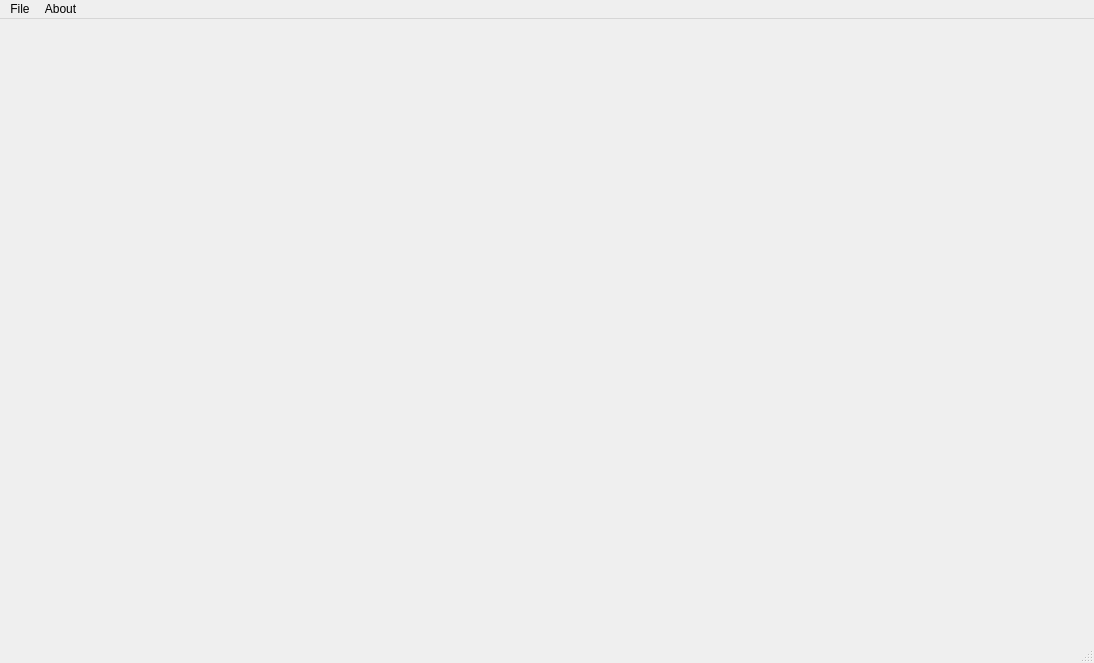
<?xml version="1.0" encoding="UTF-8"?>
<ui version="4.0">
 <class>MainWindow</class>
 <widget class="QMainWindow" name="MainWindow">
  <property name="geometry">
   <rect>
    <x>0</x>
    <y>0</y>
    <width>1094</width>
    <height>663</height>
   </rect>
  </property>
  <property name="windowTitle">
   <string>MainWindow</string>
  </property>
  <widget class="QWidget" name="centralwidget">
   <layout class="QVBoxLayout" name="verticalLayout">
    <item>
     <widget class="DrawingArea" name="drawing_area" native="true"/>
    </item>
   </layout>
  </widget>
  <widget class="QMenuBar" name="menubar">
   <property name="geometry">
    <rect>
     <x>0</x>
     <y>0</y>
     <width>1094</width>
     <height>25</height>
    </rect>
   </property>
   <widget class="QMenu" name="menuFile">
    <property name="title">
     <string>File</string>
    </property>
    <addaction name="actionSave"/>
    <addaction name="actionLoad"/>
    <addaction name="actionExit"/>
   </widget>
   <widget class="QMenu" name="menuAbout">
    <property name="title">
     <string>About</string>
    </property>
    <addaction name="actionAbout"/>
   </widget>
   <addaction name="menuFile"/>
   <addaction name="menuAbout"/>
  </widget>
  <widget class="QStatusBar" name="statusbar"/>
  <action name="actionSave">
   <property name="text">
    <string>Save</string>
   </property>
  </action>
  <action name="actionLoad">
   <property name="text">
    <string>Load</string>
   </property>
  </action>
  <action name="actionExit">
   <property name="text">
    <string>Exit</string>
   </property>
  </action>
  <action name="actionAbout">
   <property name="text">
    <string>About</string>
   </property>
  </action>
 </widget>
 <customwidgets>
  <customwidget>
   <class>DrawingArea</class>
   <extends>QWidget</extends>
   <header location="global">drawingarea.h</header>
   <container>1</container>
  </customwidget>
 </customwidgets>
 <resources/>
 <connections/>
</ui>
